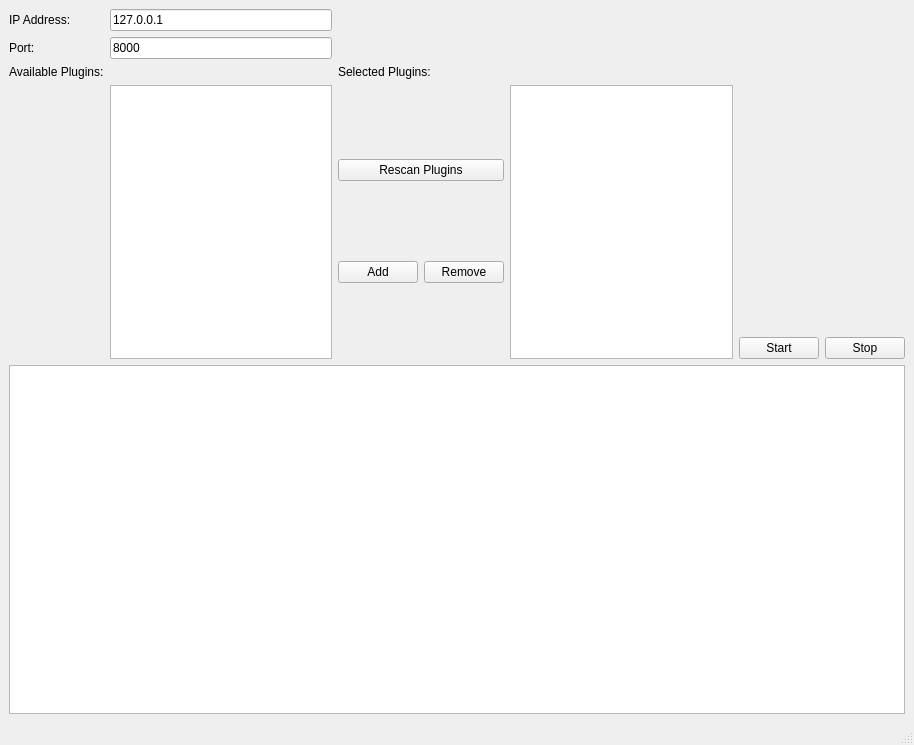
<?xml version="1.0" encoding="UTF-8"?>
<ui version="4.0">
 <class>BackendWindow</class>
 <widget class="QMainWindow" name="BackendWindow">
  <property name="geometry">
   <rect>
    <x>0</x>
    <y>0</y>
    <width>914</width>
    <height>745</height>
   </rect>
  </property>
  <property name="windowTitle">
   <string>Backend Console</string>
  </property>
  <widget class="QWidget" name="centralwidget">
   <layout class="QVBoxLayout" name="verticalLayout">
    <item>
     <layout class="QGridLayout" name="gridLayout">
      <item row="2" column="2">
       <widget class="QLabel" name="label_2">
        <property name="text">
         <string>Selected Plugins:</string>
        </property>
       </widget>
      </item>
      <item row="3" column="1">
       <widget class="QListWidget" name="listWidget_availPlugins">
        <property name="editTriggers">
         <set>QAbstractItemView::NoEditTriggers</set>
        </property>
        <property name="alternatingRowColors">
         <bool>true</bool>
        </property>
        <property name="selectionMode">
         <enum>QAbstractItemView::ExtendedSelection</enum>
        </property>
       </widget>
      </item>
      <item row="3" column="4">
       <layout class="QVBoxLayout" name="verticalLayout_3">
        <item>
         <layout class="QGridLayout" name="gridLayout_5">
          <item row="2" column="1">
           <widget class="QPushButton" name="pushButton_stop">
            <property name="text">
             <string>Stop</string>
            </property>
            <property name="flat">
             <bool>false</bool>
            </property>
           </widget>
          </item>
          <item row="1" column="0">
           <spacer name="verticalSpacer_2">
            <property name="orientation">
             <enum>Qt::Vertical</enum>
            </property>
            <property name="sizeHint" stdset="0">
             <size>
              <width>20</width>
              <height>40</height>
             </size>
            </property>
           </spacer>
          </item>
          <item row="2" column="0">
           <widget class="QPushButton" name="pushButton_start">
            <property name="text">
             <string>Start</string>
            </property>
           </widget>
          </item>
         </layout>
        </item>
       </layout>
      </item>
      <item row="1" column="0">
       <widget class="QLabel" name="label_port">
        <property name="text">
         <string>Port:</string>
        </property>
       </widget>
      </item>
      <item row="2" column="0">
       <widget class="QLabel" name="label">
        <property name="text">
         <string>Available Plugins:</string>
        </property>
       </widget>
      </item>
      <item row="0" column="1">
       <widget class="QLineEdit" name="lineEdit_IP">
        <property name="text">
         <string>127.0.0.1</string>
        </property>
       </widget>
      </item>
      <item row="1" column="1">
       <widget class="QLineEdit" name="lineEdit_port">
        <property name="text">
         <string>8000</string>
        </property>
       </widget>
      </item>
      <item row="0" column="0">
       <widget class="QLabel" name="label_IP">
        <property name="text">
         <string>IP Address:</string>
        </property>
       </widget>
      </item>
      <item row="3" column="2">
       <layout class="QVBoxLayout" name="verticalLayout_2">
        <item>
         <widget class="QPushButton" name="pushButton_plugScan">
          <property name="text">
           <string>Rescan Plugins</string>
          </property>
         </widget>
        </item>
        <item>
         <layout class="QGridLayout" name="gridLayout_3">
          <item row="0" column="0">
           <widget class="QPushButton" name="pushButton_addPlugin">
            <property name="text">
             <string>Add</string>
            </property>
           </widget>
          </item>
          <item row="0" column="1">
           <widget class="QPushButton" name="pushButton_removePlugin">
            <property name="text">
             <string>Remove</string>
            </property>
           </widget>
          </item>
         </layout>
        </item>
       </layout>
      </item>
      <item row="3" column="3">
       <widget class="QTableView" name="selPluginsView">
        <property name="editTriggers">
         <set>QAbstractItemView::NoEditTriggers</set>
        </property>
        <property name="alternatingRowColors">
         <bool>true</bool>
        </property>
        <property name="selectionMode">
         <enum>QAbstractItemView::ExtendedSelection</enum>
        </property>
        <property name="selectionBehavior">
         <enum>QAbstractItemView::SelectRows</enum>
        </property>
        <attribute name="verticalHeaderVisible">
         <bool>false</bool>
        </attribute>
       </widget>
      </item>
     </layout>
    </item>
    <item>
     <widget class="QTextEdit" name="textEdit_output">
      <property name="font">
       <font>
        <family>Monospace</family>
        <pointsize>9</pointsize>
       </font>
      </property>
      <property name="lineWrapMode">
       <enum>QTextEdit::NoWrap</enum>
      </property>
      <property name="textInteractionFlags">
       <set>Qt::TextSelectableByKeyboard|Qt::TextSelectableByMouse</set>
      </property>
     </widget>
    </item>
   </layout>
  </widget>
  <widget class="QMenuBar" name="menubar">
   <property name="geometry">
    <rect>
     <x>0</x>
     <y>0</y>
     <width>914</width>
     <height>22</height>
    </rect>
   </property>
  </widget>
  <widget class="QStatusBar" name="statusbar"/>
 </widget>
 <resources/>
 <connections/>
</ui>
